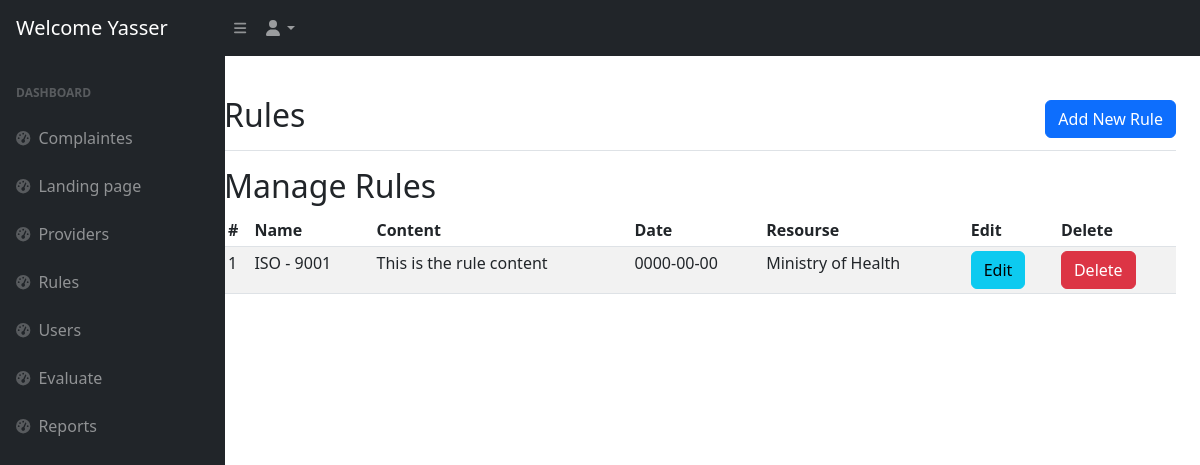
/admin/rules.php (signed in), run on the app's committed database.
### tables this page shows
CREATE TABLE `rules` (
  `rule_id` int(11) NOT NULL,
  `rule_name` varchar(255) NOT NULL,
  `rule_content` text NOT NULL,
  `rule_date` date NOT NULL,
  `rule_resourse` varchar(255) NOT NULL
);

### admin/rules.php (the view, shortened to what this page needs)
<?php
require_once('app_nav.php');
require_once('nav.php');
?>
<main class="col-md-9 ms-sm-auto col-lg-10 px-md-4" style="margin-top: 80px;">
    <div class="d-flex justify-content-between flex-wrap flex-md-nowrap align-items-center pt-3 pb-2 mb-3 border-bottom">
        <h1 class="h2">Rules</h1>
        <a href="./add_new_rule.php" class="btn btn-primary">Add New Rule</a>
    </div>
    <h2>Manage Rules</h2>
    <div class="table-responsive">
        <table class="table table-striped table-sm">
            <thead>
                <tr>
                    <th scope="col">#</th>
                    <th scope="col">Name</th>
                    <th scope="col">Content</th>
                    <th scope="col">Date</th>
                    <th scope="col">Resourse</th>
                    <th scope="col">Edit</th>
                    <th scope="col">Delete</th>
                </tr>
            </thead>
            <tbody>
                <?php
                require_once('../config.php');
                $sql = "select * from rules order by rule_id desc";
                $result = mysqli_query($conn, $sql);
                while ($row = mysqli_fetch_assoc($result)) {
                    $id = $row['rule_id'];
                    $name = $row['rule_name'];
                    $content = $row['rule_content'];
                    $date = $row['rule_date'];
                    $resourse = $row['rule_resourse'];
                    echo "
                    <tr>
                    <td>$id</td>
                    <td>$name</td>
                    <td>$content</td>
                    <td>$date</td>
                    <td>$resourse</td>
                    <td><a href='./edit_rules.php?val=$id' class='btn btn-info'>Edit</a></td>
                    <td><a href='./delete_rules.php?val=$id' class='btn btn-danger'>Delete</a></td>
                    </tr>
                    ";
                }
                ?>
            </tbody>
        </table>
    </div>
</main>
<?php
require_once('footer.php');
?>

### data on the page
rules: rule_id "1", rule_name "ISO - 9001", rule_content "This is the rule content", rule_date "0000-00-00", rule_resourse "Ministry of Health"

### other printed values
$name "Yasser"
